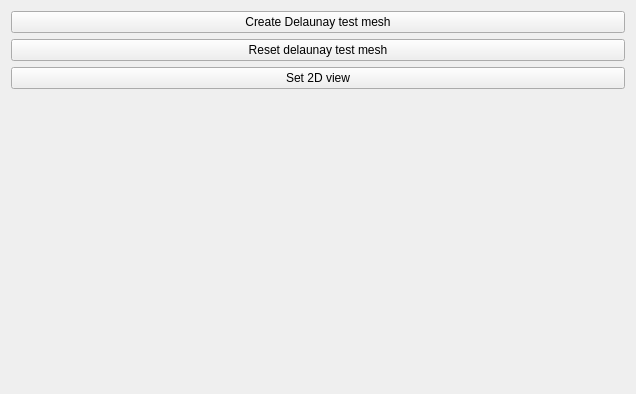
<?xml version="1.0" encoding="UTF-8"?>
<ui version="4.0">
 <class>DelaunayToolbarBase</class>
 <widget class="QWidget" name="DelaunayToolbarBase">
  <property name="geometry">
   <rect>
    <x>0</x>
    <y>0</y>
    <width>636</width>
    <height>394</height>
   </rect>
  </property>
  <layout class="QGridLayout" name="gridLayout_3">
   <item row="0" column="0">
    <widget class="QPushButton" name="create_test_mesh">
     <property name="text">
      <string>Create Delaunay test mesh</string>
     </property>
    </widget>
   </item>
   <item row="2" column="0">
    <widget class="QPushButton" name="pb_set_2d_view">
     <property name="text">
      <string>Set 2D view</string>
     </property>
    </widget>
   </item>
   <item row="4" column="0">
    <spacer name="verticalSpacer">
     <property name="orientation">
      <enum>Qt::Orientation::Vertical</enum>
     </property>
     <property name="sizeHint" stdset="0">
      <size>
       <width>20</width>
       <height>40</height>
      </size>
     </property>
    </spacer>
   </item>
   <item row="1" column="0">
    <widget class="QPushButton" name="pb_reset_mesh">
     <property name="text">
      <string>Reset delaunay test mesh</string>
     </property>
    </widget>
   </item>
  </layout>
 </widget>
 <resources/>
 <connections/>
</ui>
